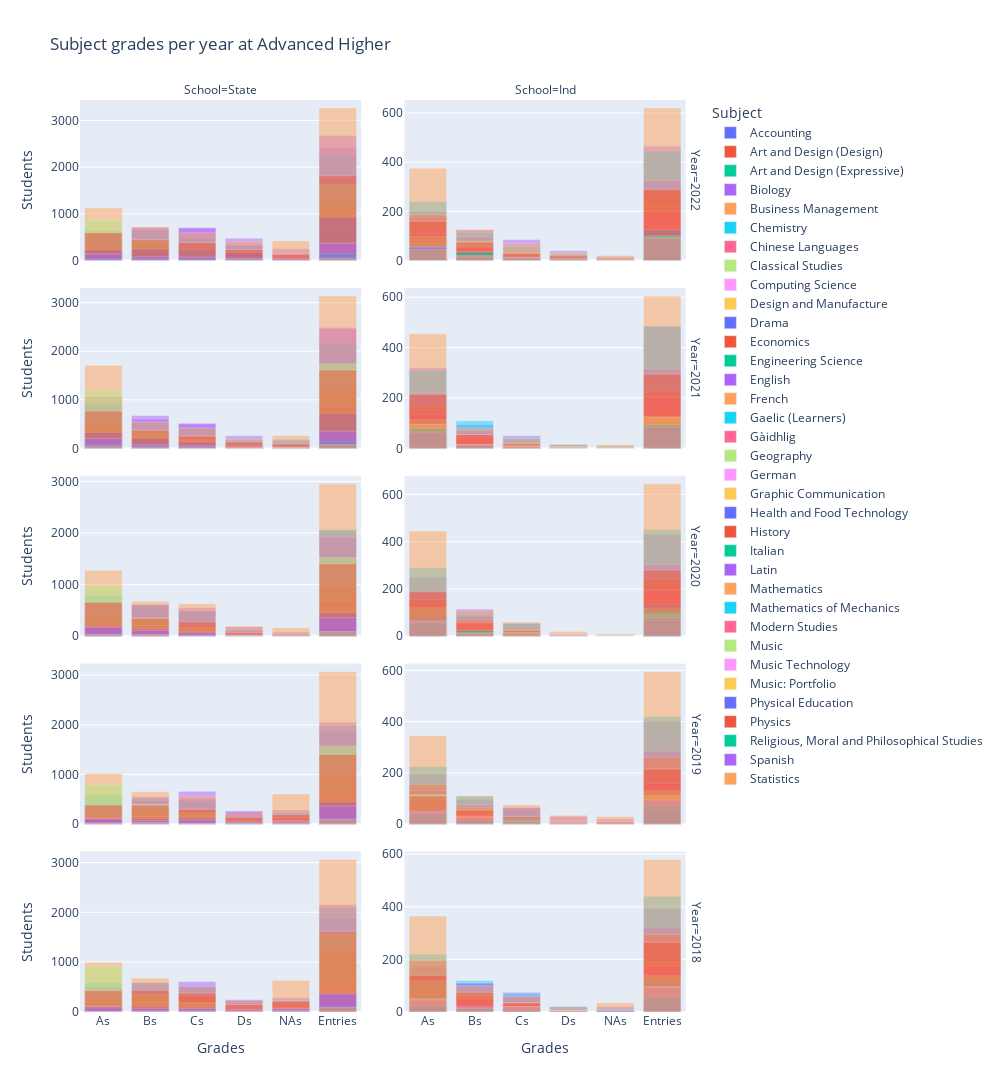

The cell this chart's notebook holds for it:
### Code cell
# Plot graph

fig = px.bar(dfc, x = "Grades", y = "Count", 
                color = "Subject",
                barmode = 'overlay',
                facet_row = 'Year',
                facet_col = 'School',
                facet_col_spacing = 0.07,
                width = 1000,
                height = 1400,
                labels={"Count": "Students"},
                category_orders = {'Grades' : ['As', 'Bs', 'Cs', 'Ds', 'NAs', 'Entries']},
                title = 'Subject grades per year at ' + level_label
                )

fig.update_yaxes(matches=None, rangemode = "tozero", showticklabels=True)

fig.write_html('./graphs/subject_bars_' + level + '.html')

fig.show()
